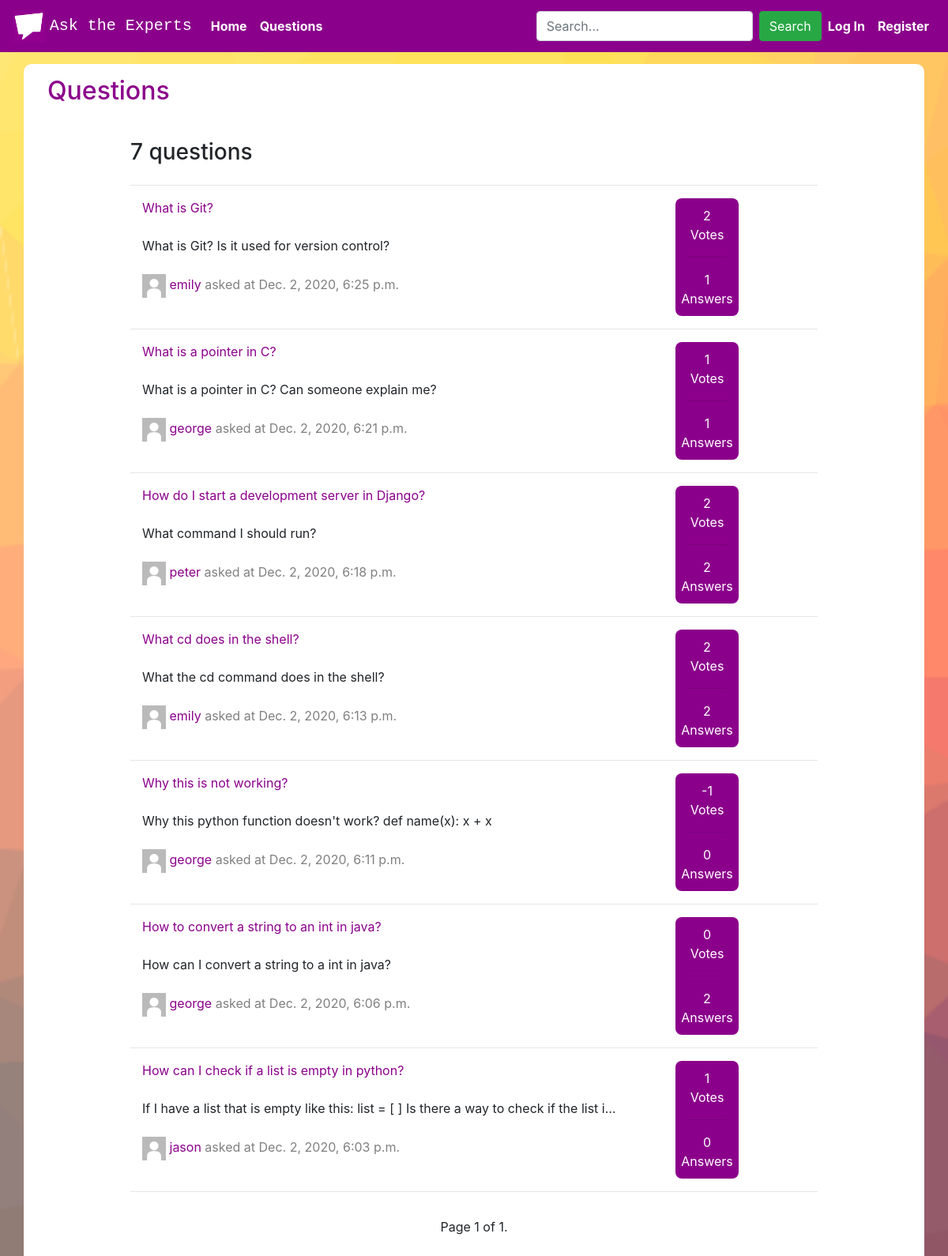
/questions, run on an earlier commit of the app's database.
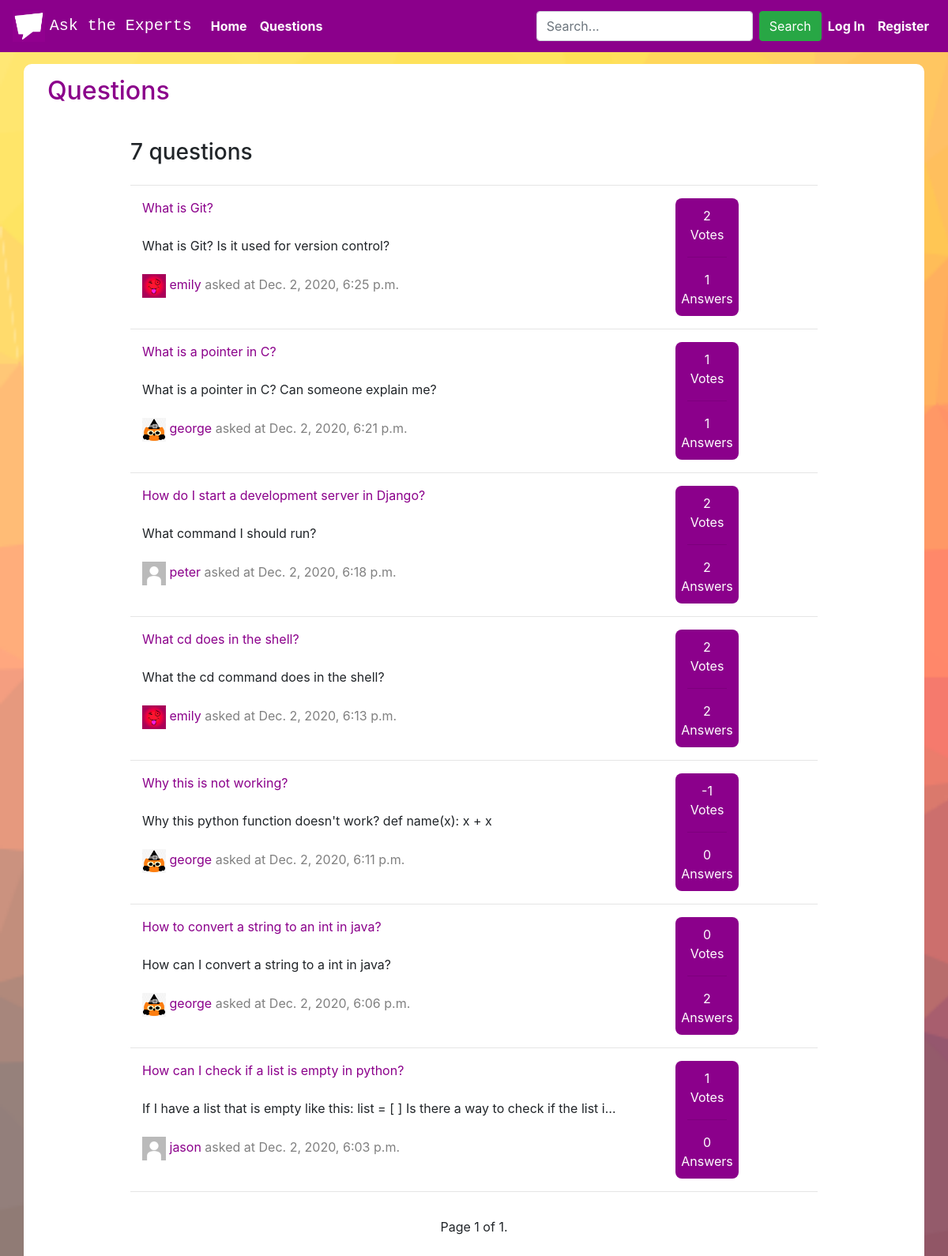
And on a later commit of the database.
### asktheexperts/models.py (models this page shows, shortened)
class Question(models.Model):
    user = models.ForeignKey("User", on_delete=models.CASCADE, related_name="questioned")
    title = models.CharField(max_length=64)
    content = models.TextField(max_length=255)
    votes = models.IntegerField(default=0)
    timestamp = models.DateTimeField(auto_now_add=True)

class User(AbstractUser):
    photo = models.ImageField(upload_to='images/', default="images/default_image.jpg")
    upvote_question = models.ManyToManyField("Question", symmetrical=False, related_name="question_upvoted")
    upvote_answer = models.ManyToManyField("Answer", symmetrical=False, related_name="answer_upvoted")
    downvote_question = models.ManyToManyField("Question", symmetrical=False, related_name="question_downvoted")
    downvote_answer = models.ManyToManyField("Answer", symmetrical=False, related_name="answer_downvoted")
    score = models.IntegerField(default=1)
    joined = models.DateField(auto_now_add=True)

### asktheexperts/views.py (the view)
# urls.py: path("questions", views.questions, name="questions"),
def questions(request):
    all_questions = Question.objects.all().order_by("-timestamp")
    paginator = Paginator(all_questions, 15)
    page_number = request.GET.get('page')
    questions = paginator.get_page(page_number)
    return render(request, "asktheexperts/questions.html", {
        "questions": questions,
        "all_questions": all_questions
    })

### asktheexperts/templates/asktheexperts/questions.html (shortened to what this page needs)
{% extends "asktheexperts/layout.html" %}
{% load static %}
{% block body %}
    <div class="container questions white-div">
        <div class="container top-header">
            <h2 class="darkmagenta">Questions</h2>
        </div>
        <br>
        <div class="container count-buttons-div">
            <div class="row questions-count">
                <div class="col">
                    <h3>{{ all_questions.count }} {% if all_questions.count == 1 %} question{% else %} questions{% endif %}</h3>
                </div>
            </div>
            <hr>
            {% for question in questions %}
                <div class="row container questions-div">
                    <div class="col">
                        <div class="darkmagenta">
                            <a class="no-decoration" href="{% url 'question' question.id %}"><span class="darkmagenta">{{ question.title }}</span></a>
                        </div>
                        <br>
                        <div class="text-truncate question-content">
                            {{ question.content }}
                        </div>
                        <div>
                            <br>
                            <a href="{% url 'profile' question.user.id question.user.username %}"><img src="{{ question.user.photo.url }}" height="30px" width="30px"></a>
                            <a class="no-decoration" href="{% url 'profile' question.user.id question.user.username %}"><span class="darkmagenta">{{ question.user.username }}</span></a>
                            <span class="timestamp">asked at {{ question.timestamp }}</span>
                        </div>
                    </div>
                    <div class="col stats-div">
                        <div class="voted-count">
                            <div class="row justify-content-center">
                                {{ question.votes }}
                            </div>
                            <div class="row justify-content-center">
                                Votes
                            </div>
                        </div>
                        <hr>
                        <div class="darkmagenta answers-count">
                            <div class="row justify-content-center">
                                {{ question.answered_question.count }}
                            </div>
                            <div class="row justify-content-center">
                                Answers
                            </div>
                        </div>
                    </div>
                </div>
                <hr>
            {% endfor %}
            <div class="pagination justify-content-center">
                <span class="step-links">
                <span class="current">
                    Page {{ questions.number }} of {{ questions.paginator.num_pages }}.
                </span>
                </span>
            </div>
        </div>
    </div>
{% endblock %}

What changed in the data, as far as the page shows it:
changed through a linked row, Question "What is Git?": user.photo: picture added in place of a placeholder
changed through a linked row, Question "What is a pointer in C?": user.photo: picture added in place of a placeholder
changed through a linked row, Question "What cd does in the shell?": user.photo: picture added in place of a placeholder
changed through a linked row, Question "Why this is not working?": user.photo: picture added in place of a placeholder
changed through a linked row, Question "How to convert a string to an int in java?": user.photo: picture added in place of a placeholder
